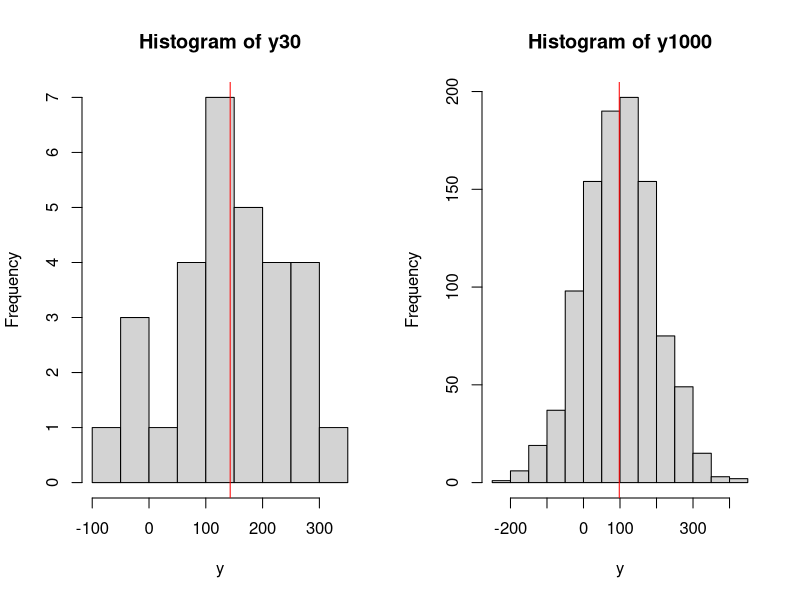

The R source for this figure: (Note: this script raises an error after producing the figure.)
## ---- chunk 1
mtcarsData <- data.frame(mtcars)
mtcarsData$vs <- factor(mtcarsData$vs,levels=c(0,1),labels=c("V-shaped","Straight"))
mtcarsData$am <- factor(mtcarsData$am,levels=c(0,1),labels=c("automatic","manual"))
## ---- chunk 2
table(mtcarsData$vs)
table(mtcarsData$am)
## ---- chunk 3
table(mtcarsData$vs,mtcarsData$am)
## ---- chunk 4
setNames(mean(mtcarsData$mpg),"mean")
quantile(mtcarsData$mpg)
setNames(median(mtcarsData$mpg),"median")
## ---- chunk 5
timeDate::skewness(mtcarsData$mpg)
timeDate::kurtosis(mtcarsData$mpg)
## ---- chunk 6
summary(mtcarsData)
## ---- chunk 7
obs <- 10000
# Generate data from normal distribution
y <- rnorm(obs,100,100)
# Create sub-samples of 50 and 100 observations
y30 <- sample(y, 30)
y1000 <- sample(y, 1000)
par(mfcol=c(1,2))
hist(y30, xlab="y")
abline(v=mean(y30), col="red")
hist(y1000, xlab="y")
abline(v=mean(y1000), col="red")
## ---- chunk 8
knitr::include_graphics("images/02-statistics-LLN.png")
## ---- chunk 9
nIterations <- 1000
yMean <- vector("numeric",nIterations)
for(i in 1:nIterations){
    yMean[i] <- mean(sample(y,1000))
}
hist(yMean, xlab="Sample mean")
## ---- chunk 10
mu <- 100
sigma <- 10
nIterations <- 1000
# Generate data from normal distribution, 10,000 observations
y <- rnorm(10000,mu,sigma)
# This is the function, which will calculate the two variances
varFunction <- function(y){
   return(c(var(y), mean((y-mean(y))^2)))
}
# Calculate biased and unbiased variances for the sample of 30 observations,
# repeat nIterations times
varValues <- replicate(nIterations, varFunction(sample(y,30)))
## ---- chunk 11
par(mfcol=c(1,2))
# Histogram of unbiased estimate
hist(varValues[1,], xlab="V(y)", ylab="y", main="Unbiased estimate of V(y)")
abline(v=mean(varValues[1,]), col="red")
legend("topright",legend=TeX(paste0("E$\\left(V(y)\\right)$=",round(mean(varValues[1,]),2))),lwd=1,col="red")

# Histogram of the biased estimate
hist(varValues[2,], xlab="V(y)", ylab="y", main="Biased estimate of V(y)")
abline(v=mean(varValues[2,]), col="red")
legend("topright",legend=TeX(paste0("E$\\left(V(y)\\right)$=",round(mean(varValues[2,]),2))),lwd=1,col="red")
## ---- chunk 12
knitr::include_graphics("images/02-statistics-efficiency.png")
## ---- chunk 13
knitr::include_graphics("images/02-statistics-consistency.png")
## ---- chunk 14
hist(rnorm(10000), xlab=TeX("$\\bar{y}$"), ylab="Density", xlim=c(-5,5), axes=FALSE, main="")
par(new=TRUE)
plot(seq(-5,5,0.1), dnorm(seq(-5,5,0.1)), xlab="", ylab="", type="l")
lines(seq(-5,5,0.1), dnorm(seq(-5,5,0.1)), lwd=1, lty=1, col="darkblue")
lines(c(-5,5), c(0,0), col="black", lwd=1)
abline(v=0, col="darkblue", lwd=2)
legend("topright",legend=c(TeX("$\\mu$")),
       lwd=c(2), col=c("darkblue"))
## ---- chunk 15
plot(seq(-5,5,0.1), dnorm(seq(-5,5,0.1)), xlab=TeX("$\\bar{y}$"), ylab="Density", type="l",
     lwd=0, lty=0, col="darkblue")
polygon(c(seq(-5,5,0.1),rev(seq(-5,5,0.1))),
        c(dnorm(seq(-5,5,0.1)),rep(0,length(seq(-5,5,0.1)))), col="grey95", lty=0)
lines(seq(-5,5,0.1), dnorm(seq(-5,5,0.1)), lwd=1, lty=1, col="darkblue")
lines(c(-5,5), c(0,0), col="black", lwd=1)
polygon(c(seq(-5,qnorm(0.025),0.01),rev(seq(-5,qnorm(0.025),0.01))),
        c(dnorm(seq(-5,qnorm(0.025),0.01)), rep(0,length(seq(-5,qnorm(0.025),0.01)))), col="grey")
polygon(c(seq(qnorm(0.975),5,0.01),rev(seq(qnorm(0.975),5,0.01))),
        c(dnorm(seq(qnorm(0.975),5,0.01)), rep(0,length(seq(qnorm(0.975),5,0.01)))), col="grey")
abline(v=qnorm(c(0.025,0.975)), col="darkred", lwd=2)
abline(v=0, col="darkblue", lwd=2)
legend("topright",legend=c(TeX("$\\mu$"),"bounds",TeX("$1-\\alpha$"),TeX("$\\alpha$")),
       lwd=c(2,2,6,6), col=c("darkblue","darkred","grey95","grey"))
## ---- chunk 16
plot(seq(-5,5,0.1), dnorm(seq(-5,5,0.1),-1), xlab=TeX("$\\bar{y}$"), ylab="Density", type="l", xlim=c(-5,5),
     lwd=1,lty=2, col="darkblue")
polygon(c(seq(-5,5,0.1),rev(seq(-5,5,0.1))),
        c(dnorm(seq(-5,5,0.1),-1),rep(0,length(seq(-5,5,0.1)))),col="grey95",lty=0)
lines(seq(-5,5,0.1), dnorm(seq(-5,5,0.1),-1), lwd=2, lty=1, col="darkblue")
abline(v=-1, col="darkblue", lwd=2, lty=2)
polygon(c(seq(-5,5,0.1),rev(seq(-5,5,0.1))),
        c(dnorm(seq(-5,5,0.1),0),rep(0,length(seq(-5,5,0.1)))),col="white",lty=0)
lines(c(-5,5), c(0,0), col="black", lwd=1)
lines(seq(-5,5,0.1), dnorm(seq(-5,5,0.1),-1), lwd=1, lty=2, col="darkblue")
lines(seq(-5,5,0.1), dnorm(seq(-5,5,0.1)), lwd=2, lty=1, col="darkgreen")
lines(c(-1,-1), c(0,dnorm(-1)), col="darkblue", lwd=1, lty=2)
abline(v=qnorm(c(0.025,0.975)), col="darkred", lwd=2)
abline(v=0, col="darkgreen", lwd=2, lty=2)
legend("topright",legend=c(TeX("$\\mu$"),"Sample mean","Bounds","True PDF","Assumed PDF"),
       lwd=c(2,2,2,2,2), col=c("darkblue","darkgreen","darkred","darkblue","darkgreen"), lty=c(2,2,1,1,1))
## ---- chunk 17
plot(seq(-5,5,0.1), dt(seq(-5,5,0.1), 36-1), xlab="t", ylab="Density", type="l",
     lwd=0, lty=0, col="darkblue")
polygon(c(seq(-5,5,0.1),rev(seq(-5,5,0.1))),
        c(dt(seq(-5,5,0.1), 36-1),rep(0,length(seq(-5,5,0.1)))), col="grey95", lty=0)
lines(seq(-5,5,0.1), dt(seq(-5,5,0.1), 36-1), lwd=1, lty=1, col="darkgreen")
lines(c(-5,5), c(0,0), col="black", lwd=1)
polygon(c(seq(-5,qt(0.025, 36-1),0.01),rev(seq(-5,qt(0.025, 36-1),0.01))),
        c(dt(seq(-5,qt(0.025, 36-1),0.01),36-1), rep(0,length(seq(-5,qt(0.025, 36-1),0.01)))), col="grey")
polygon(c(seq(qt(0.975, 36-1),5,0.01),rev(seq(qt(0.975, 36-1),5,0.01))),
        c(dt(seq(qt(0.975, 36-1),5,0.01),36-1), rep(0,length(seq(qt(0.975, 36-1),5,0.01)))), col="grey")
abline(v=qt(c(0.025,0.975),36-1), col="darkred", lwd=2)
abline(v=-3, col="darkblue", lwd=2)
legend("topright",legend=c("critical values","calculated t",TeX("$1-\\alpha$"),TeX("$\\alpha$")),
       lwd=c(2,2,6,6), col=c("darkred","darkblue","grey95","grey"))
## ---- chunk 18
plot(seq(-1.5,0.5,0.01), dt((seq(-1.5,0.5,0.01)+0.5)*6, 36-1), xlab="Sample mean", ylab="Density", type="l",
     lwd=0, lty=0, col="darkblue")
polygon(c(seq(-1.5,0.5,0.01),rev(seq(-1.5,0.5,0.01))),
        c(dt((seq(-1.5,0.5,0.01)+0.5)*6, 36-1),rep(0,length(seq(-1.5,0.5,0.01)))), col="grey95", lty=0)
lines(seq(-1.5,0.5,0.01), dt((seq(-1.5,0.5,0.01)+0.5)*6, 36-1), lwd=1, lty=1, col="darkgreen")
lines(c(-1.5,0.5), c(0,0), col="black", lwd=1)
polygon(c(seq(-1.5,qt(0.025, 36-1)/6-0.5,0.01),rev(seq(-1.5,qt(0.025, 36-1)/6-0.5,0.01))),
        c(dt((seq(-1.5,qt(0.025, 36-1)/6-0.5,0.01)+0.5)*6,36-1), rep(0,length(seq(-1.5,qt(0.025, 36-1)/6-0.5,0.01)))), col="grey")
polygon(c(seq(qt(0.975, 36-1)/6-0.5,0.5,0.01),rev(seq(qt(0.975, 36-1)/6-0.5,0.5,0.01))),
        c(dt((seq(qt(0.975, 36-1)/6-0.5,0.5,0.01)+0.5)*6,36-1), rep(0,length(seq(qt(0.975, 36-1)/6-0.5,0.5,0.01)))), col="grey")
abline(v=qt(c(0.025,0.975),36-1)/6-0.5, col="darkred", lwd=2)
abline(v=0, col="darkblue", lwd=2)
legend("topright",legend=c("bounds",TeX("$\\mu$=0"),TeX("$1-\\alpha$"),TeX("$\\alpha$")),
       lwd=c(2,2,6,6), col=c("darkred","darkblue","grey95","grey"))
## ---- chunk 19
pt(-3, 36-1)
## ---- chunk 20
plot(seq(-3,3,0.1),dnorm(seq(-3,3,0.1)),type="l",ylab="Density",xlab="y",main="PDF of Normal distribution")
abline(v=0, col="red")
text(0.5,0.05,TeX("$\\mu =0$"))
## ---- chunk 21
plot(seq(-3,3,0.01),dlaplace(seq(-3,3,0.01)),type="l",ylab="Density",xlab="y",main="PDF of Laplace distribution")
abline(v=0, col="red")
## ---- chunk 22
plot(seq(-3,3,0.01),ds(seq(-3,3,0.01)),type="l",ylab="Density",xlab="y",main="PDF of S distribution")
abline(v=0, col="red")
## ---- chunk 23
plot(seq(-3,3,0.01),dgnorm(seq(-3,3,0.01),0,1,0.5),type="l",ylab="Density",xlab="y",main="PDF of Generalised Normal distribution",
     ylim=c(0,0.6))
lines(seq(-3,3,0.01),dgnorm(seq(-3,3,0.01),0,1,1),col="darkblue")
lines(seq(-3,3,0.01),dgnorm(seq(-3,3,0.01),0,1,2),col="darkred")
lines(seq(-3,3,0.01),dgnorm(seq(-3,3,0.01),0,1,1000),col="purple")
abline(v=0, col="red")
legend("topright",legend=c(TeX("$\\beta =0.5$"),TeX("$\\beta =1$"),TeX("$\\beta =2$"),TeX("$\\beta =1000$")),
       col=c("black","darkblue","darkred","purple"),lwd=1)
## ---- chunk 24
plot(seq(-3,3,0.01),dalaplace(seq(-3,3,0.01),0,1,0.5),type="l",ylab="Density",xlab="y",main="PDF of Asymmetric Laplace distribution",
     ylim=c(0,0.6))
lines(seq(-3,3,0.01),dalaplace(seq(-3,3,0.01),0,1,0.2),col="darkblue")
lines(seq(-3,3,0.01),dalaplace(seq(-3,3,0.01),0,1,0.8),col="darkred")
abline(v=0, col="red")
legend("topright",legend=c(TeX("$\\alpha =0.5$"),TeX("$\\alpha =0.2$"),TeX("$\\alpha =0.8$")),
       col=c("black","darkblue","darkred"),lwd=1)
## ---- chunk 25
plot(seq(0,6,0.01),dinvgauss(seq(0,6,0.01),1,dispersion=10),type="l",ylab="Density",xlab="y",main="PDF of Inverse Gaussian distribution")
lines(seq(0,6,0.01),dinvgauss(seq(0,6,0.01),1,dispersion=1),col="darkblue")
lines(seq(0,6,0.01),dinvgauss(seq(0,6,0.01),1,dispersion=0.1),col="darkred")
abline(v=1, col="red")
legend("topright",legend=c(TeX("$s =10$"),TeX("$s =1$"),TeX("$s =0.1$")),
       col=c("black","darkblue","darkred"),lwd=1)
## ---- chunk 26
plot(seq(0,6,0.01),dgamma(seq(0,6,0.01),0.1,scale=10),type="l",ylab="Density",xlab="y",main="PDF of Gamma distribution")
lines(seq(0,6,0.01),dgamma(seq(0,6,0.01),1,scale=1),col="darkblue")
lines(seq(0,6,0.01),dgamma(seq(0,6,0.01),10,scale=0.1),col="darkred")
abline(v=1, col="red")
legend("topright",legend=c(TeX("$s =10$"),TeX("$s =1$"),TeX("$s =0.1$")),
       col=c("black","darkblue","darkred"),lwd=1)
